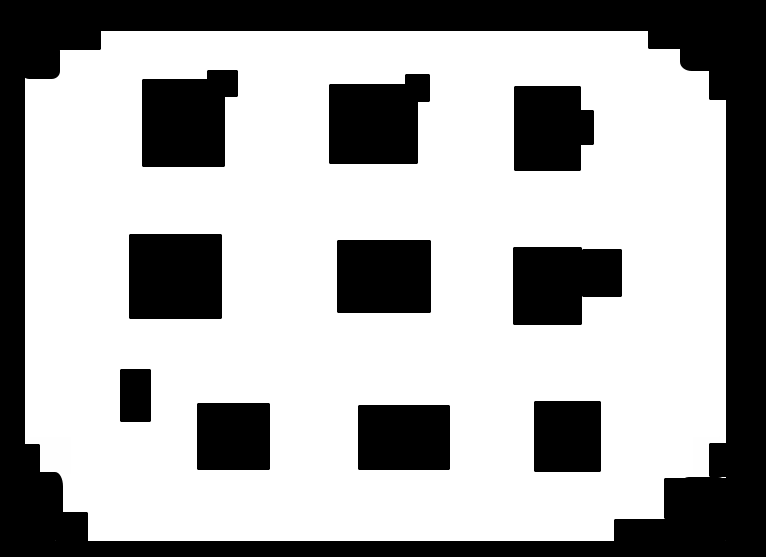
#> input picture project/submissions/data/circuit.png, 766 x 557 px, found by its file name
$ jupyter execute --allow-errors 'Attempt1_filesubmission_Copy of collision_checking1.ipynb'   (shell and % lines are left out)
#> lines starting #> are read from the running program, lines starting #| are printed output that depends on the picture; long printed decimals are rounded
Create a file called ref_trajectory.py. Copy the functions from week3 that enabled you to generate a trajectory given a sequence of straight/ turn commands

[cell 1]
import cv2
import numpy as np
from PIL import Image
from IPython.display import Image as show_image
import matplotlib.pyplot as plt

from ref_traj2 import generate_trajectory as traj

We will look at 2 ways to make a grid

(a) Load an existing circuit (Use MS paint or anything else)

(b) Make a custom grid

Remember grid resolution is the key parameter to go from grid co-ordinates to world co-ordinates. What is the value of 1 pixel?

[cell 2]
show_image('circuit.png')

[cell 3]
grid_res = 0.05
image = Image.open('./circuit.png').convert('LA') # open the test circuit
#> image is the input picture: PIL image 766x557 LA; mean R, G, B, A 168.5, 168.5, 168.5, 255
grid_data = np.asarray(image)[:,:,0]/255
grid_data = grid_data[::-1]
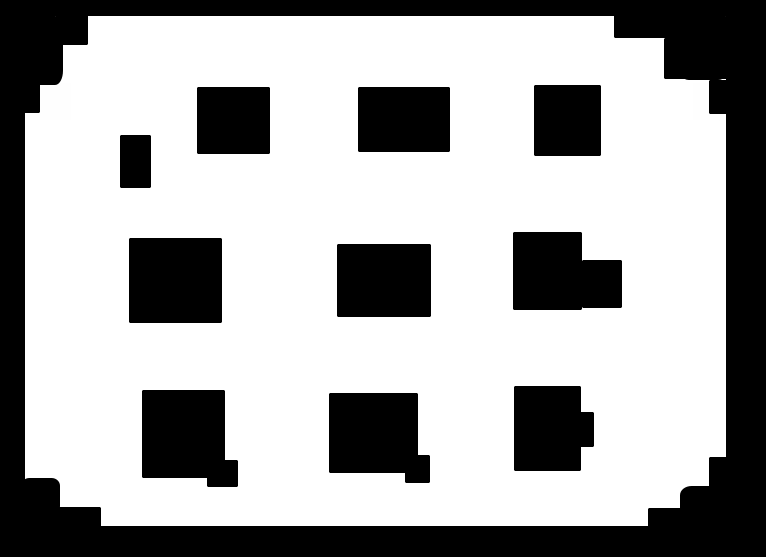
#> grid_data: shape (557, 766) float64; min 0, max 1, mean 0.661
#print(grid_data)
#find the shape
grid_shape = np.array(grid_data.shape)
#> grid_shape = [557, 766]

#find the real-world extents of the grid: opposite vertices of the rectangle
x1, y1 = 0, 0
#use shape and grid_res to calculate the top-right vertex
x2, y2 =  grid_shape*grid_res
#> x2 = 27.85; y2 = 38.3
print(x2, y2)
#| 27.85 38.300
#display the image using imshow()
#pay attention to the keywords origin, cmap and extent
#Default origin is top-left, but we should use 'lower'
#how should grid_data be transformed
plt.figure()
#> (this line was passed over: IPython is not available in this run)

#complete
plt.imshow(grid_data, origin = 'lower' , cmap = plt.cm.gray, extent=[x1,y2,y1,x2])
#> (this line was passed over: IPython is not available in this run)
start_pose = np.array([10, 4, np.pi/2])
plt.plot(start_pose[0], start_pose[1],'r+')
#> (this line was passed over: IPython is not available in this run)
plt.show()

[cell 4]
#custom grid
#choose resolution and dimensions
grid_res = 0.05
grid_span =  50 # square circuit dimensions in m

#calculate grid_shape from grid
# dimensions have to be integers
grid_shape = (np.array([grid_span]*2)/grid_res).astype('int')

#Initialize
grid_data = np.zeros(grid_shape)

#Create rectangular obstacles in world co-ordinates
#xmin, xmax, ymin, ymax
obstacles = np.array([[25, 26, 10, 40],
                       [0, 6, 0, 2]])
for obs in obstacles:
    #calculate obstacles extent in pixel coords
    xmin, xmax, ymin, ymax = (obs/grid_res).astype('int')
    # mark them as occupied
    grid_data[xmin:xmax ,ymin:ymax] = 1.0

#calculate the extents
x1, y1 = 0, 0
x2, y2 = grid_span,grid_span

#imshow() from prior cell
plt.figure()
#> (this line was passed over: IPython is not available in this run)
plt.imshow(1-grid_data.T, origin='lower', cmap=plt.cm.gray, extent=[x1,x2,y1,y2])
#> (this line was passed over: IPython is not available in this run)
print(grid_data[0][:300])

Plot the reference trajectory on the grid environment

[cell 5]
#pick a suitable starting pose
start_pose = np.array([2, 6, np.pi/2])
#we will use same route as before
route = [("straight", 6),("turn", -90),("straight", 6),("turn", 90),("straight", 6)]

#calculate ref_path from traj()
# we want it to be numpy array of dimensions (N, 3)
#> (the rest of this cell did not finish here and is left out)

Let us now use circle approximation to perform collision checking. We will use w=0.8, l=1.2m as mule dimensions. Calculate the 4 vertices of the mule

Circle parameters are offset and radii

You would have to plot the mule rectangle and 3 circles

[cell 6]
w=0.8
l=1.2
mule_extents = np.array([[-w/2,-l/2],
                         [w/2, -l/2],
                         [w/2, l/2],
                         [-w/2, l/2],
                        [-w/2,-l/2]])


r = 1.0
l = 0.5
circles = [(0, 0, r), (0, l, r), (0, -l, r)]

plt.figure()
#> (this line was passed over: IPython is not available in this run)
#plot rectangle or just the 4 vertices
#for vertex in mule_extents:
    #plt.plot([vertex[0]],[vertex[1]])
#> (the rest of this cell did not finish here and is left out)

Write a function to find if there is a collision given the grid and the local path

1. Rotate the 3 circle vertices along the local path

2. Check if $(x-x_c)^2 + (y-y_c)^2 < r$ and grid[x, y] = 1.0

3. Return True or False

You can assume circles variable (approximation of the vehicle dimensions) is assumed as a global variable

What do you think is a simple unit test?

[cell 7]
# [36 lines left out: function circle_collision_check, not called in this run]

[cell 8]
# [16 lines left out: function circle_collision_check, not called in this run]

[cell 9]
#pick a suitable starting pose
start_pose = np.array([2, 6, np.pi/2])
#we will use same route as before
route = [("straight", 6),("turn", -90),("straight", 15)]      #("turn", 90),("straight", 6)]

#calculate ref_path from traj()
# we want it to be numpy array of dimensions (N, 3)
#> (the rest of this cell did not finish here and is left out)

[cell 10]
xmax, ymax = grid_data.shape
all_x,all_y = np.arange(xmax),np.arange(ymax)
obstacles_list = []
for y in all_y:
    for x in all_x:
        if grid_data[y][x]:
            obstacles_list.append((x,y))

print(len(obstacles_list))
